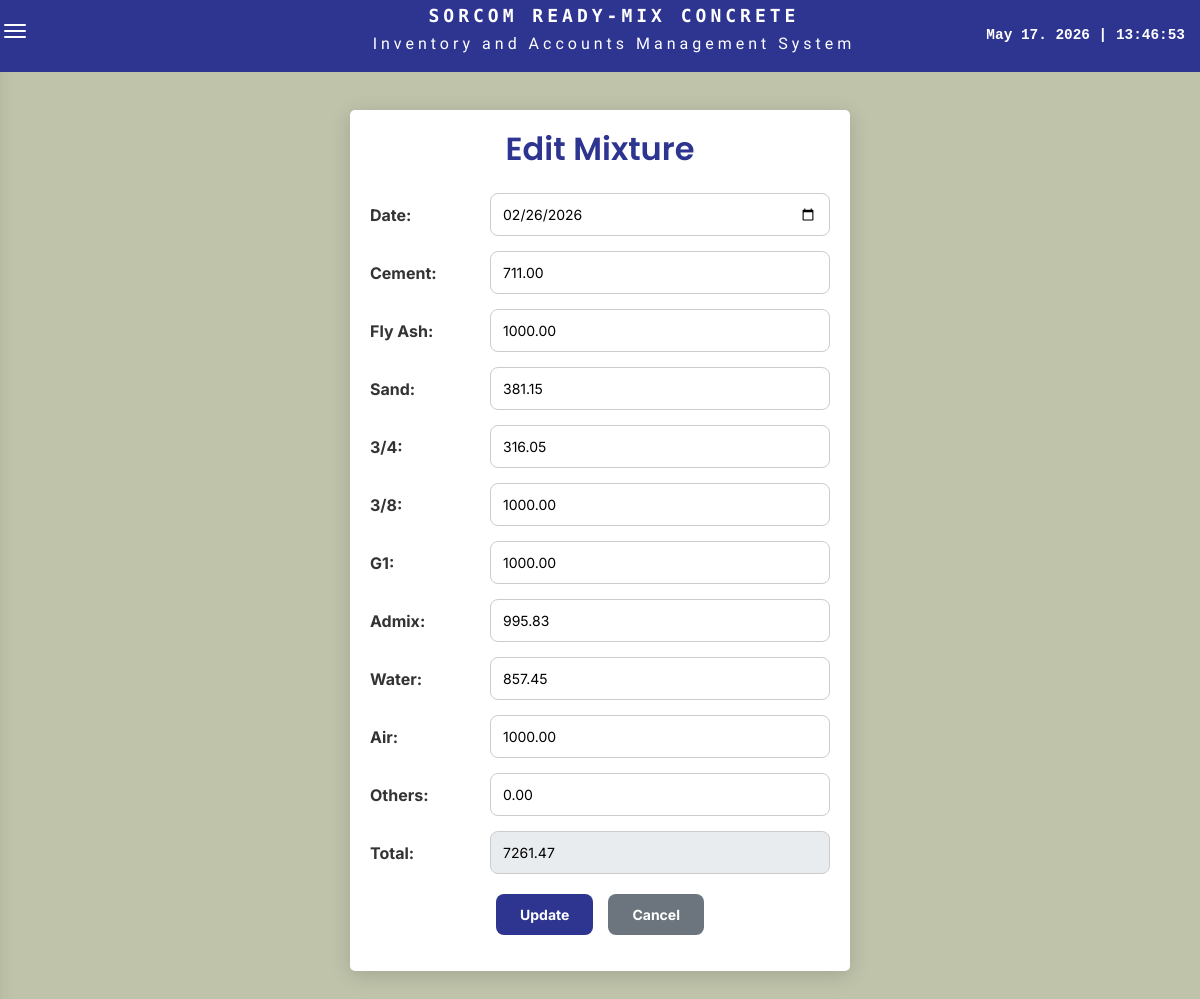
Screenshot of /pages/inventory_page/mixture_form.php?id=6 with the database file from the repository.
### tables this page shows
CREATE TABLE `sorcom_mixture_inventory` (
  `id` int(11) NOT NULL,
  `date_added` date DEFAULT curdate(),
  `cement` decimal(10,2) DEFAULT 0.00,
  `fly_ash` decimal(10,2) DEFAULT 0.00,
  `sand` decimal(10,2) DEFAULT 0.00,
  `3_4` decimal(10,2) DEFAULT 0.00,
  `3_8` decimal(10,2) DEFAULT 0.00,
  `g1` decimal(10,2) DEFAULT 0.00,
  `admix` decimal(10,2) DEFAULT 0.00,
  `water` decimal(10,2) DEFAULT 0.00,
  `air` decimal(10,2) DEFAULT 0.00,
  `others` decimal(10,2) DEFAULT 0.00,
  `total` decimal(10,2) DEFAULT 0.00
);

### pages/inventory_page/mixture_form.php (the view, shortened to what this page needs)
<?php
require_once __DIR__ . '/../../FunctionAndDB/Web_Functions.php';
$conn = new mysqli('localhost', 'root', '', 'sorcom_db');
$date_added = date('Y-m-d');
$cement = 0;
$fly_ash = 0;
$sand = 0;
$three_fourth = 0;
$three_eight = 0;
$g1 = 0;
$admix = 0;
$water = 0;
$air = 0;
$others = '';
$total = 0;
$isEditMode = false;
if (isset($_GET['id']) && !empty($_GET['id']) && is_numeric($_GET['id'])) {
    $isEditMode = true;
    $id = intval($_GET['id']);
    $stmt = $conn->prepare("SELECT * FROM sorcom_mixture_inventory WHERE id = ?");
    $stmt->bind_param("i", $id);
    $stmt->execute();
    $result = $stmt->get_result();
    $row = $result->fetch_assoc();
    if ($row) {
        $date_added = $row['date_added'];
        $cement = $row['cement'];
        $fly_ash = $row['fly_ash'];
        $sand = $row['sand'];
        $three_fourth = $row['3_4'];
        $three_eight = $row['3_8'];
        $g1 = $row['g1'];
        $admix = $row['admix'];
        $water = $row['water'];
        $air = $row['air'];
        $others = $row['others'];
        $total = $row['total'];
    }
}
?>
<!DOCTYPE html>
<html lang="en">
<head>
    <link href="/Inventory-Accounts-System-v1/assets/bootstrap/css/bootstrap.min.css" rel="stylesheet">
    <link rel="stylesheet" href="https://cdnjs.cloudflare.com/ajax/libs/font-awesome/6.5.1/css/all.min.css">
    <link rel="stylesheet" href="mixture_form.css">
</head>
<body>
    <div style="height: 60px;"></div>
    <div class="form-container">
        <h2><?= $isEditMode ? 'Edit Mixture' : 'Add New Mixture' ?></h2>
        <form method="POST">
            <div class="form-row">
                <label>Date:</label>
                <input type="date" name="date_added" value="<?= htmlspecialchars($date_added) ?>">
            </div>
            <div class="form-row">
                <label>Cement:</label>
                <input type="number" step="0.01" min="0" name="cement" value="<?= $cement ?>" placeholder="0.00"
                    oninput="calculateTotal()">
            </div>
            <div class="form-row">
                <label>Fly Ash:</label>
                <input type="number" step="0.01" min="0" name="fly_ash" value="<?= $fly_ash ?>" placeholder="0.00"
                    oninput="calculateTotal()">
            </div>
            <div class="form-row">
                <label>Sand:</label>
                <input type="number" step="0.01" min="0" name="sand" value="<?= $sand ?>" placeholder="0.00"
                    oninput="calculateTotal()">
            </div>
            <div class="form-row">
                <label>3/4:</label>
                <input type="number" step="0.01" min="0" name="three_fourth" value="<?= $three_fourth ?>"
                    placeholder="0.00" oninput="calculateTotal()">
            </div>
            <div class="form-row">
                <label>3/8:</label>
                <input type="number" step="0.01" min="0" name="three_eight" value="<?= $three_eight ?>"
                    placeholder="0.00" oninput="calculateTotal()">
            </div>
            <div class="form-row">
                <label>G1:</label>
                <input type="number" step="0.01" min="0" name="g1" value="<?= $g1 ?>" placeholder="0.00"
                    oninput="calculateTotal()">
            </div>
            <div class="form-row">
                <label>Admix:</label>
                <input type="number" step="0.01" min="0" name="admix" value="<?= $admix ?>" placeholder="0.00"
                    oninput="calculateTotal()">
            </div>
            <div class="form-row">
                <label>Water:</label>
                <input type="number" step="0.01" min="0" name="water" value="<?= $water ?>" placeholder="0.00"
                    oninput="calculateTotal()">
            </div>
            <div class="form-row">
                <label>Air:</label>
                <input type="number" step="0.001" min="0" name="air" value="<?= $air ?>" placeholder="0.001"
                    oninput="calculateTotal()">
            </div>
            <div class="form-row">
                <label>Others:</label>
                <input type="text" name="others" value="<?= htmlspecialchars($others) ?>" placeholder="Enter others">
            </div>
            <div class="form-row">
                <label>Total:</label>
                <input type="number" step="0.1" name="total" id="total" value="<?= $total ?>" placeholder="0.0" readonly
                    style="background-color: #e0e0e0;">
            </div>
            <div class="form-row" style="justify-content: center;">
                <button type="submit"><?= $isEditMode ? 'Update' : 'Add' ?></button>
                <a href="mixture_inventory.php">Cancel</a>
            </div>
        </form>
    </div>
</body>
</html>

### pages/inventory_page/mixture_form.css (style rules this page uses)
body { font-family: "Inter", sans-serif !important; background: #bfc3aa !important; margin: 0 !important; padding: 0 !important; padding-bottom: 60px !important; }
.form-container { background: white !important; width: 500px !important; max-width: 90% !important; margin: 50px auto !important; padding: 20px !important; border-radius: 5px !important; box-shadow: 0 4px 20px rgba(0, 0, 0, 0.15) !important; }
.form-container h2 { text-align: center !important; margin-top: 0 !important; margin-bottom: 25px !important; font-family: "Poppins", sans-serif !important; font-weight: 600 !important; color: #2e3590 !important; }
.form-row { display: flex !important; align-items: center !important; margin-bottom: 15px !important; flex-wrap: wrap !important; }
.form-row label { width: 120px !important; font-weight: bold !important; text-align: left !important; color: #333 !important; }
.form-row input[type="date"], .form-row input[type="number"], .form-row input[type="text"], .form-row select, .form-row textarea { flex: 1 !important; padding: 10px 12px !important; border: 1px solid #ccc !important; border-radius: 8px !important; font-size: 14px !important; box-sizing: border-box !important; }
.form-row input[readonly] { background-color: #e9ecef !important; cursor: not-allowed !important; }
.form-row:last-child { justify-content: center !important; margin-top: 20px !important; gap: 15px !important; }
.form-row button, .form-row a { padding: 10px 24px !important; border-radius: 8px !important; text-decoration: none !important; cursor: pointer !important; border: none !important; font-weight: bold !important; font-size: 14px !important; transition: all 0.2s ease !important; display: inline-block !important; text-align: center !important; }
.form-row button[type="submit"] { background: #2e3590 !important; color: white !important; }
.form-row a { background: #6c757d !important; color: white !important; margin-left: 0 !important; }

### FunctionAndDB/Web_Functions.php (style rules this page uses)
body, html { overflow-x: hidden; margin: 0; padding: 0; }

### rows the page displays
sorcom_mixture_inventory: date_added "02/26/2026", cement "711.00", fly_ash "1000.00", sand "381.15", three_fourth "316.05", three_eight "1000.00", g1 "1000.00", admix "995.83", water "857.45", air "1000.00", others "0.00", total "7261.47"
